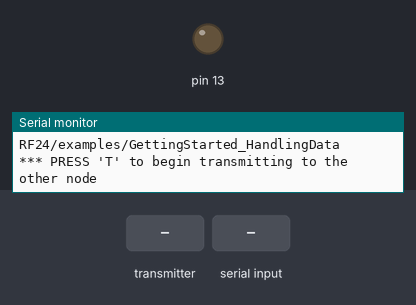
Bench run of a sketch on a simulated Arduino Uno, built with avr-gcc and run on an emulated ATmega328P. Shown: output pins drawn as LEDs (lit = HIGH), the last lines printed to the serial monitor. The inputs (shaded band) are chosen by the test bench. No radio packets arrive unless stated.

Above: at 1.2 s.
1.3 s: the transmitter starts sending _micros = 0
At 1.5 s:
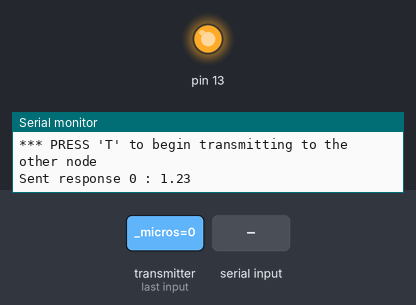
4.3 s: "T" received over Serial
At 4.7 s:
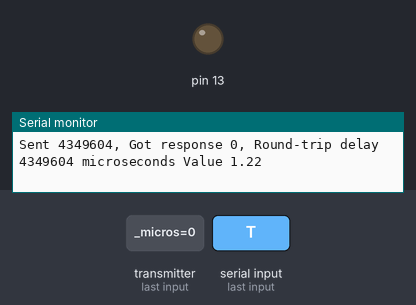
5.8 s: "R" received over Serial
At 6.56 s:
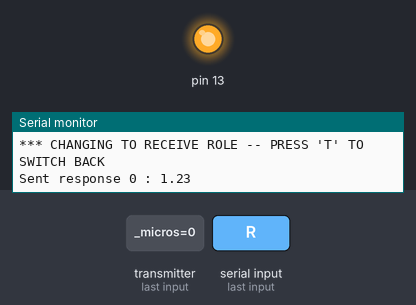
Timing chart, 0 to 8.8 s (numbered marks = the images above; inputs shaded):
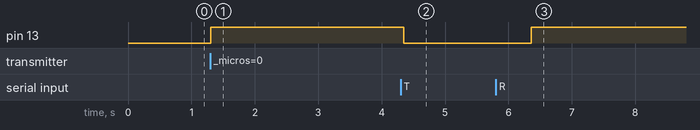

The sketch:

QnD_telemetry_remote.ino
```cpp
/*
* Getting Started example sketch for nRF24L01+ radios
* This is an example of how to send data from one node to another using data structures
* Updated: Dec 2014 by TMRh20
*/

#include <SPI.h>
#include "RF24.h"

byte addresses[][6] = {"1Node","2Node"};


/****************** User Config ***************************/
/***      Set this radio as radio number 0 or 1         ***/
bool radioNumber = 1;

/* Hardware configuration: Set up nRF24L01 radio on SPI bus plus pins 7 & 8 */
RF24 radio(7,8);
/**********************************************************/


// Used to control whether this node is sending or receiving
bool role = 0;

/**
* Create a data structure for transmitting and receiving data
* This allows many variables to be easily sent and received in a single transmission
* See http://www.cplusplus.com/doc/tutorial/structures/
*/
struct dataStruct{
  unsigned long _micros;
  float value;
}myData;

void setup() {

  Serial.begin(115200);
  Serial.println(F("RF24/examples/GettingStarted_HandlingData"));
  Serial.println(F("*** PRESS 'T' to begin transmitting to the other node"));
  pinMode(13,OUTPUT);
  radio.begin();

  // Set the PA Level low to prevent power supply related issues since this is a
 // getting_started sketch, and the likelihood of close proximity of the devices. RF24_PA_MAX is default.
  radio.setPALevel(RF24_PA_MAX);

  // Open a writing and reading pipe on each radio, with opposite addresses
  if(radioNumber){
    radio.openWritingPipe(addresses[1]);
    radio.openReadingPipe(1,addresses[0]);
  }else{
    radio.openWritingPipe(addresses[0]);
    radio.openReadingPipe(1,addresses[1]);
  }

  myData.value = 1.22;
  // Start the radio listening for data
  radio.startListening();
}


void loop() {


/****************** Ping Out Role ***************************/
if (role == 1)  {

    radio.stopListening();                                    // First, stop listening so we can talk.


    Serial.println(F("Now sending"));

    myData._micros = micros();
     if (!radio.write( &myData, sizeof(myData) )){
       Serial.println(F("failed"));
     }

    radio.startListening();                                    // Now, continue listening

    unsigned long started_waiting_at = micros();               // Set up a timeout period, get the current microseconds
    boolean timeout = false;                                   // Set up a variable to indicate if a response was received or not

    while ( ! radio.available() ){                             // While nothing is received
      if (micros() - started_waiting_at > 200000 ){            // If waited longer than 200ms, indicate timeout and exit while loop
          timeout = true;
          break;
      }
    }

    if ( timeout ){                                             // Describe the results
        Serial.println(F("Failed, response timed out."));
    }else{
                                                                // Grab the response, compare, and send to debugging spew
        radio.read( &myData, sizeof(myData) );
        unsigned long time = micros();

        // Spew it
        Serial.print(F("Sent "));
        Serial.print(time);
        Serial.print(F(", Got response "));
        Serial.print(myData._micros);
        Serial.print(F(", Round-trip delay "));
        Serial.print(time-myData._micros);
        Serial.print(F(" microseconds Value "));
        Serial.println(myData.value);
    }

    // Try again 1s later
    delay(1000);
  }


/****************** Pong Back Role ***************************/

  if ( role == 0 )
  {

    if( radio.available()){
                                                           // Variable for the received timestamp
      while (radio.available()) {                          // While there is data ready
        radio.read( &myData, sizeof(myData) );             // Get the payload
      }

      radio.stopListening();                               // First, stop listening so we can talk
      myData.value += 0.01;                                // Increment the float value
      radio.write( &myData, sizeof(myData) );              // Send the final one back.
      radio.startListening();                              // Now, resume listening so we catch the next packets.
      Serial.print(F("Sent response "));
       digitalWrite(13, HIGH);   // turn the LED on (HIGH is the voltage level)
      delay(200);              // wait for a second
       digitalWrite(13, LOW);    // turn the LED off by making the voltage LOW
      Serial.print(myData._micros);
      Serial.print(F(" : "));
      Serial.println(myData.value);
   }
 }


/****************** Change Roles via Serial Commands ***************************/

  if ( Serial.available() )
  {
    char c = toupper(Serial.read());
    if ( c == 'T' && role == 0 ){
      Serial.print(F("*** CHANGING TO TRANSMIT ROLE -- PRESS 'R' TO SWITCH BACK"));
      role = 1;                  // Become the primary transmitter (ping out)

   }else
    if ( c == 'R' && role == 1 ){
      Serial.println(F("*** CHANGING TO RECEIVE ROLE -- PRESS 'T' TO SWITCH BACK"));
       role = 0;                // Become the primary receiver (pong back)
       radio.startListening();

    }
  }


} // Loop
```

Measured:
- after the input at 1.3 s, pin 13: LOW → HIGH at once
- after the input at 4.3 s, pin 13: HIGH → LOW after 0.05 s
- after the input at 5.8 s, pin 13: LOW → HIGH after 0.56 s
